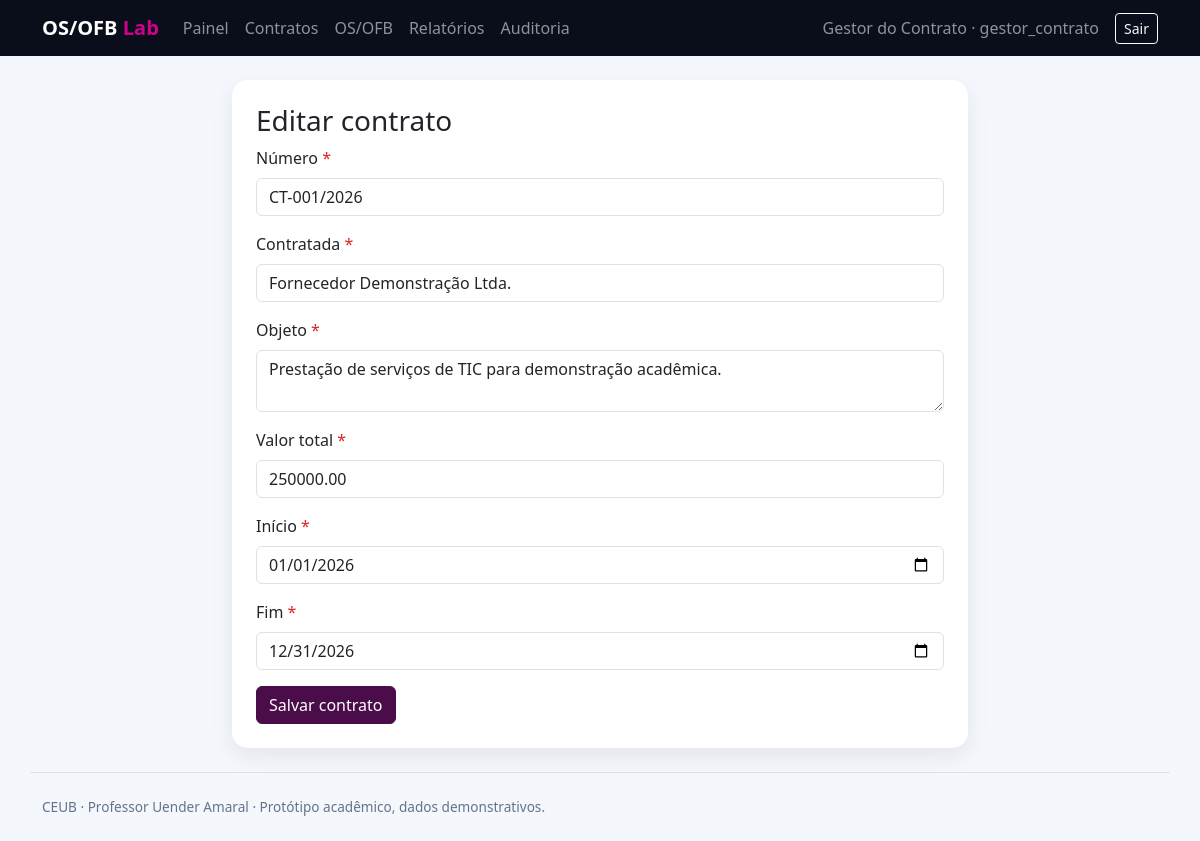
The app's page /contracts/1/edit (signed in) with its own data.
### models.py (models this page shows, shortened)
class User(UserMixin, db.Model):
    id=db.Column(db.Integer, primary_key=True); name=db.Column(db.String(120), nullable=False)
    username=db.Column(db.String(80), unique=True, nullable=False, index=True)
    email=db.Column(db.String(120), unique=True, nullable=False)
    password_hash=db.Column(db.String(255), nullable=False); role=db.Column(db.String(40), nullable=False)
    active=db.Column(db.Boolean, default=True, nullable=False); created_at=db.Column(db.DateTime(timezone=True), default=now)
    @property
    def is_active(self): return self.active

class Contract(db.Model):
    id=db.Column(db.Integer,primary_key=True); number=db.Column(db.String(50),unique=True,nullable=False)
    supplier=db.Column(db.String(160),nullable=False); object=db.Column(db.Text,nullable=False)
    total_value=db.Column(db.Numeric(14,2),nullable=False,default=0); start_date=db.Column(db.Date,nullable=False); end_date=db.Column(db.Date,nullable=False)
    created_at=db.Column(db.DateTime(timezone=True),default=now)

### app.py (the view)
@app.route('/contracts/<int:id>/edit',methods=['GET','POST'])
@login_required
@roles('admin','gestor_contrato')
def contract_edit(id):
 x=db.get_or_404(Contract,id); f=ContractForm(obj=x)
 if f.validate_on_submit():
  f.populate_obj(x); audit('UPDATE','Contract',x.id,x.number); db.session.commit(); flash('Contrato atualizado.','success'); return redirect(url_for('contracts'))
 return render_template('form.html',form=f,title='Editar contrato')

### forms.py
class ContractForm(FlaskForm):
    number=StringField('Número',validators=[DataRequired(),Length(max=50)]); supplier=StringField('Contratada',validators=[DataRequired(),Length(max=160)])
    object=TextAreaField('Objeto',validators=[DataRequired(),Length(max=4000)]); total_value=DecimalField('Valor total',validators=[DataRequired(),NumberRange(min=0)],places=2)
    start_date=DateField('Início',validators=[DataRequired()]); end_date=DateField('Fim',validators=[DataRequired()]); submit=SubmitField('Salvar contrato')

### app.py (called while the page is built)
@login.user_loader
def load_user(i): return db.session.get(User,int(i))

def roles(*allowed):
 def deco(fn):
  @wraps(fn)
  def wrap(*a,**k):
   if current_user.role not in allowed: abort(403)
   return fn(*a,**k)
  return wrap
 return deco

@app.after_request
def headers(r):
 r.headers['X-Content-Type-Options']='nosniff'; r.headers['X-Frame-Options']='DENY'; r.headers['Referrer-Policy']='strict-origin-when-cross-origin'
 r.headers['Content-Security-Policy']="default-src 'self'; style-src 'self' 'unsafe-inline' https://cdn.jsdelivr.net; script-src 'self' https://cdn.jsdelivr.net; font-src https://cdn.jsdelivr.net; img-src 'self' data:"
 return r

### templates/form.html
{% extends 'base.html' %}{% block content %}<div class="row justify-content-center"><div class="col-lg-8"><div class="card p-4"><h1 class="h3">{{title}}</h1><form method="post" novalidate>{{form.hidden_tag()}}{% for field in form if field.name not in ['csrf_token','submit'] %}<div class="mb-3">{{field.label(class='form-label required')}}{{field(class='form-control')}}{% for e in field.errors %}<div class="text-danger small">{{e}}</div>{% endfor %}</div>{% endfor %}{{form.submit(class='btn btn-primary')}}</form></div></div></div>{% endblock %}

### templates/base.html (shortened to what this page needs)
<!doctype html><html lang="pt-BR"><head><link href="https://cdn.jsdelivr.net/npm/bootstrap@5.3.3/dist/css/bootstrap.min.css" rel="stylesheet"><link rel="stylesheet" href="{{ url_for('static',filename='style.css') }}"></head><body>{% if current_user.is_authenticated %}<nav class="navbar navbar-expand-lg navbar-dark"><div class="container"><a class="navbar-brand fw-bold" href="{{url_for('dashboard')}}">OS/OFB <span class="brand-accent">Lab</span></a><div id="nav" class="collapse navbar-collapse"><div class="navbar-nav me-auto"><a class="nav-link" href="{{url_for('dashboard')}}">Painel</a><a class="nav-link" href="{{url_for('contracts')}}">Contratos</a><a class="nav-link" href="{{url_for('orders')}}">OS/OFB</a><a class="nav-link" href="{{url_for('reports')}}">Relatórios</a>{% if current_user.role in ['admin','gestor_contrato'] %}<a class="nav-link" href="{{url_for('audit_view')}}">Auditoria</a>{% endif %}</div><span class="navbar-text me-3">{{current_user.name}} · {{current_user.role}}</span><form method="post" action="{{url_for('logout')}}"><button class="btn btn-outline-light btn-sm">Sair</button></form></div></div></nav>{% endif %}<main id="conteudo" class="container py-4">{% block content %}{% endblock %}</main><footer class="container py-4 footer border-top">CEUB · Professor Uender Amaral · Protótipo acadêmico, dados demonstrativos.</footer></body></html>

### static/style.css (style rules this page uses)
body { background:#f4f7fb;color:#152238 }
.navbar { background:#0a0e1a!important }
.brand-accent { color:#D0008A }
.card { border:0;border-radius:16px;box-shadow:0 8px 24px rgba(10,14,26,.08) }
.footer { color:#64748b;font-size:.85rem }
.btn-primary { background:#4A0D4A;border-color:#4A0D4A }
.required:after { content:' *';color:#dc2626 }

### records on screen
User: name "Gestor do Contrato", role "gestor_contrato"
Contract: number "CT-001/2026" "Fornecedor Demonstração Ltda." "Prestação de serviços de TIC para demonstração acadêmica." "250000.00" "01/01/2026" "12/31/2026"

### other values on screen
{{ title }} "Editar contrato"
{{ field.label(class='form-label required') }} "Número" "Contratada" "Objeto" "Valor total" "Início" "Fim"
